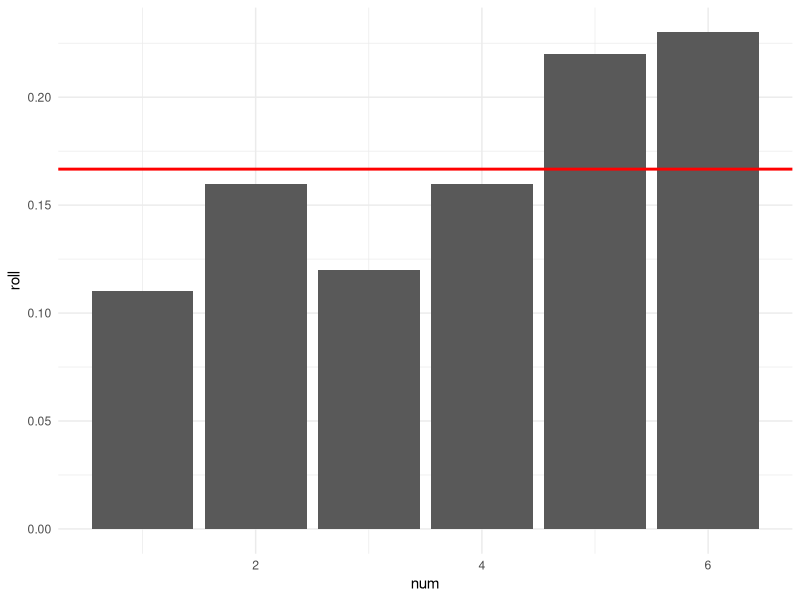
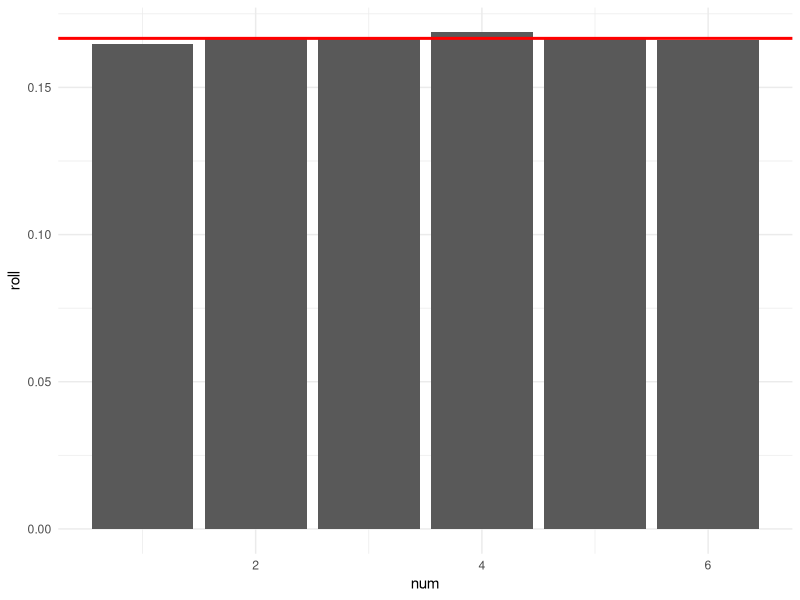

Write the R code that produced these figures, in order.
## ---- chunk 1
library('tidyverse')
## ---- chunk 2
single_die_1 <- sample(1:6, 100, replace=T)
sd_1_tab <- table(single_die_1)
sd_1_freq <- data_frame(num = 1:6, roll = sd_1_tab/100)

ggplot(sd_1_freq) + 
  geom_bar(aes(num,roll), stat="identity") + 
  geom_hline(yintercept = (1/6), col = "red", size=1) + 
  theme_minimal()

single_die_2 <- sample(1:6, 100000, replace=T)
sd_2_tab <- table(single_die_2)
sd_2_freq <- data_frame(num = 1:6, roll = sd_2_tab/100000)

ggplot(sd_2_freq) + 
  geom_bar(aes(num,roll), stat="identity") +
  geom_hline(yintercept = (1/6), col = "red", size=1) + 
  theme_minimal()
